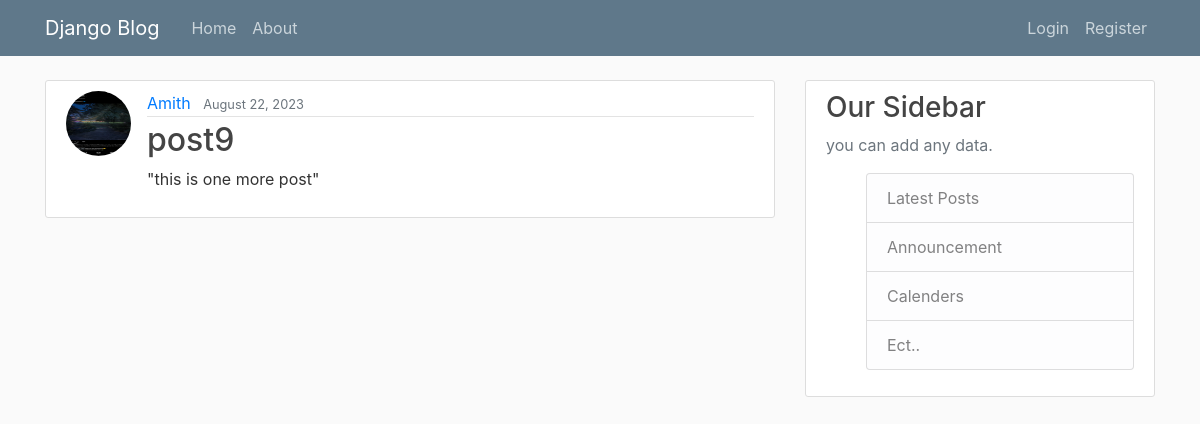
Screenshot of /post/15/ with the database file from the repository.
### blog/models.py (models this page shows, shortened)
class Post(models.Model):
    title = models.CharField(max_length=100)
    content = models.TextField()
    date_posted = models.DateTimeField(default=timezone.now)
    author = models.ForeignKey(User, on_delete=models.CASCADE)

### users/models.py (models this page shows, shortened)
class Profile(models.Model):
      user = models.OneToOneField(User, on_delete=models.CASCADE)
      image = models.ImageField(default="default.jpg",upload_to='profile_pics')

### blog/views.py (the view)
# urls.py: path('post/<int:pk>/', PostDetailView.as_view(), name='post-detail'), # "if we are passing the class based views we cannot pass the class name, we user classname.as_view()"
class PostDetailView(DetailView):
    model = Post

### blog/templates/blog/post_detail.html (shortened to what this page needs)
{% extends 'blog/base.html' %}
{% block content %}
    <article class = "media content-section">
        <img class ='rounded-circle article-img' src="{{ object.author.profile.image.url }}">
        <div class = "media-body">
            <div class = "article-metadata">
                <a class ="mr-2" href="#">{{object.author}}</a>
                <small class ="text-muted">{{object.date_posted|date:"F d, Y"}}</small>
            </div>
            <h2 class = "article-title">{{object.title}}</h2>
            <p class = "article-content">{{object.content}}</p>
        </div>
    </article>
{% endblock content %}

### blog/static/blog/main.css (style rules this page uses)
body { background: #fafafa; color: #333; margin-top: 5rem; }
h1, h2, h3, h4, h5, h6 { color: #444; }
.content-section { background: #fff; padding: 10px 20px;; border: 1px solid #ddd; border-radius: 3px; margin-bottom: 20px; }
.article-title { color: #444444; }
.article-content { white-space: pre-line; }
.article-img { height: 65px; width: 65px; margin-right: 16px; }
.article-metadata { padding-bottom: 1px; margin-bottom: 4px; border-bottom: 1px solid #e3e3e3 }

### rows the page displays
Post: author.profile.image (picture), author "Amith", date_posted "August 22, 2023", title "post9", content "\"this is one more post\""
